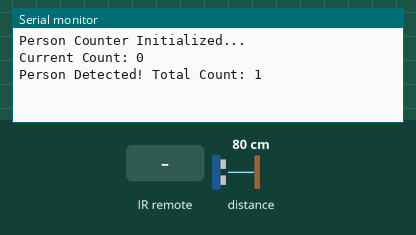
Simulated run of this sketch. Board: Arduino Uno, built with avr-gcc and run on an emulated ATmega328P. On the bench: the last lines printed to the serial monitor. Inputs (shaded band) come from the test bench; at power-on: distance to the obstacle 80 cm. No radio packets arrive unless stated.

Above: at 1.2 s.
1.3 s: distance to the obstacle set to 120 cm
At 2.5 s:
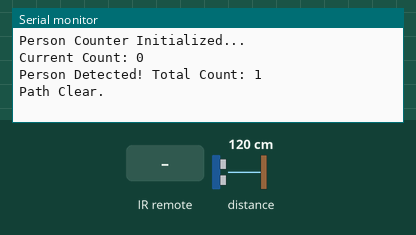
2.8 s: infrared code 0xE916FF00 received
At 3.7 s:
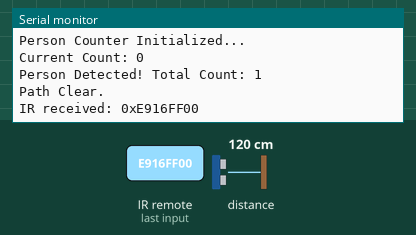

The sketch:

tofCount_WithIRandRF.ino
```cpp
#include "Adafruit_VL53L0X.h"
#include <SPI.h>
#include <nRF24L01.h> //part of the RF24 library
#include <RF24.h>
#include "IRremote.h"

RF24 radio(5, 4); // CE = 8, CSN = 9
// Define the pipe address (must be the same as the receiver)
const byte address[6] = "00001";
int buzz = 0;


Adafruit_VL53L0X lox = Adafruit_VL53L0X();

// --- Configuration ---
const int DETECTION_THRESHOLD = 1000; // Distance in mm (e.g., 1 meter)
const int DEBOUNCE_DELAY = 50;        // Small delay to stabilize readings

int personCount = 0;
bool isPersonDetected = false;

struct RF_Data {
  int personCount;
  int buzz;
  //Put other variables in here that you want to pass via RF
};

int receiver = 2;
volatile int interrupted=0;

IRrecv irrecv(receiver);
decode_results results;

void setup() {
  Serial.begin(115200);

  while (!Serial) {
    delay(1);
  }

  if (!lox.begin()) {
    Serial.println(F("Failed to boot VL53L0X"));
    while(1);
  }

  Serial.println(F("Person Counter Initialized..."));
  Serial.print("Current Count: ");
  Serial.println(personCount);
  radio.begin();
  radio.setChannel(30);
  radio.setPALevel(RF24_PA_HIGH); // Power level (HIGH for better range), switch to low if experiencing soft resets
  radio.setDataRate(RF24_250KBPS); // Lower data rate = longer range
  radio.openWritingPipe(address); // Set transmitter address
  radio.stopListening();          // Set as transmitter
  IrReceiver.begin(receiver, ENABLE_LED_FEEDBACK); // Start the receiver
}

void loop() {

  if (IrReceiver.decode()) {
  uint32_t code = IrReceiver.decodedIRData.decodedRawData;
  Serial.print("IR received: 0x");
  Serial.println(code, HEX);

  if (code == 0xE916FF00) reset();

  IrReceiver.resume();
}

  VL53L0X_RangingMeasurementData_t measure;
  lox.rangingTest(&measure, false);

  // Check if the reading is valid (RangeStatus 0 is a clean hit)
  if (measure.RangeStatus != 4) {
    int currentDistance = measure.RangeMilliMeter;

    // Logic: If distance is less than threshold and we weren't already detecting someone
    if (currentDistance < DETECTION_THRESHOLD && !isPersonDetected) {
      isPersonDetected = true;
      personCount++;
      buzz++;
      Serial.print("Person Detected! Total Count: ");
      Serial.println(personCount);
    }
    if (buzz==6){
    buzz=1;
  }
    // Logic: If distance returns to normal, reset the detection state
    else if (currentDistance >= DETECTION_THRESHOLD && isPersonDetected) {
      isPersonDetected = false;
      Serial.println("Path Clear.");
    }
    RF_Data data;

  // Read joystick values
  data.personCount = personCount;
  data.buzz = buzz;
  // Send data via NRF24L01
  bool success = radio.write(&data, sizeof(data));
  if (!success) {
  Serial.println("TX failed");
  }

  delay(DEBOUNCE_DELAY);
  }
}

void reset(){
  personCount=0;
  buzz=0;
}
```

Measured:
- after the input at 1.3 s, the serial monitor: prints a new line at once (image 1)
- after the input at 2.8 s, the serial monitor: prints a new line at once (image 2)
